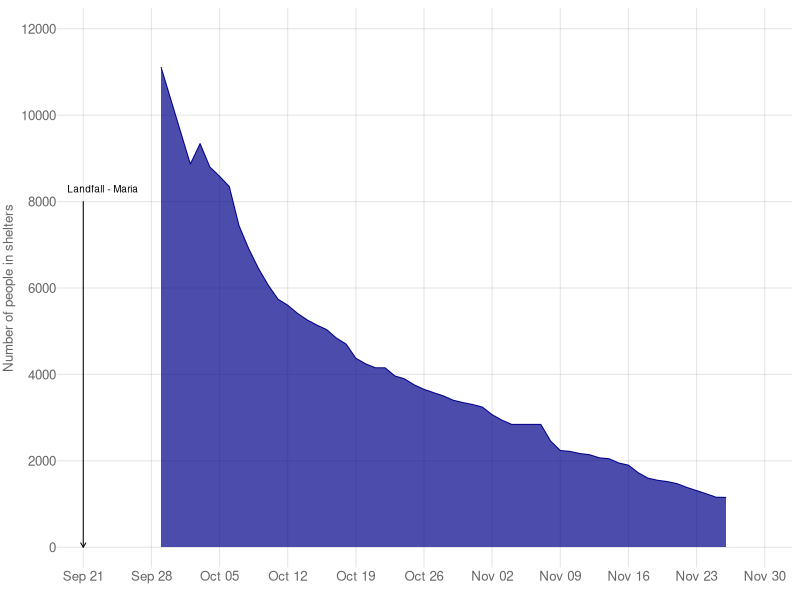
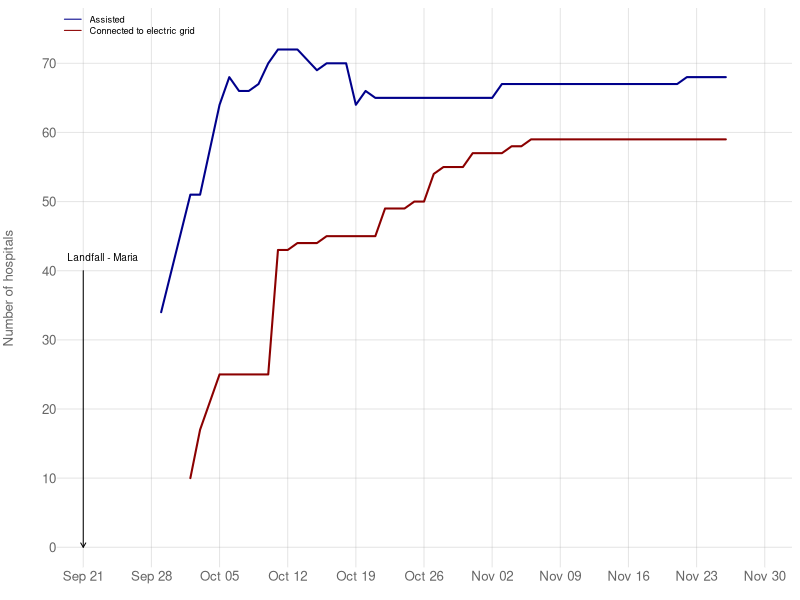
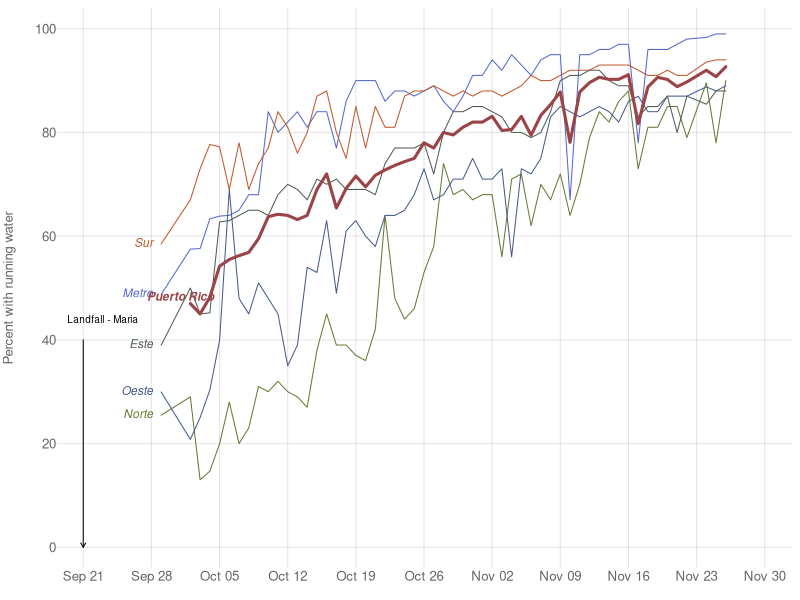
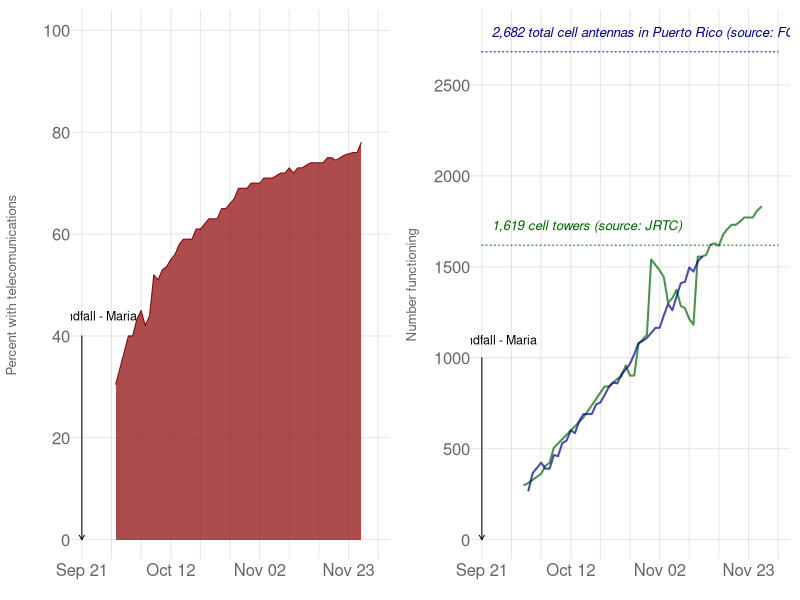

Generate these figures, in order, with R:
library(data.table)
library(dplyr)
library(lubridate)
library(stringr)

status = fread('data/StatusPR.csv') %>%
  mutate(
    yr = '2017',
    date=ymd(paste(yr, Month, Day, sep='-'))) %>%
  arrange(date)
dim(status)

x.dates = seq(as.Date('2017-09-21'), max(status$date)+5, by='weeks')

### plot function
plot.trend = function(dt, col) {
  polygon(c(dt[[1]][1], dt[[1]], dt[[1]][length(dt[[1]])]),
    c(0, dt[[2]], 0), border=NA, col=adjustcolor(col, 0.7))
  lines(dt[[1]], dt[[2]], col=col)
}

### people in shelters
plot.shelters = function() {
png('figs/In_Shelters.png', 5, 3, units='in', res=360)
par(mar=c(2, 3.5, 0.5, 0.5), cex=0.8)
plot(x.dates, rep(1, length(x.dates)),
  ylim=c(0, 12000),
  type='n', 
  axes=F, xlab='', ylab='')
abline(h=seq(0, 12000, by=2000), col=adjustcolor('darkgrey', 0.3))
abline(v=x.dates, col=adjustcolor('darkgrey', 0.3))
plot.trend(filter(status, Resource == 'People in shelters') %>%
    select(date, Value), col='darkblue')
arrows(ymd('2017-09-21'), 8000, ymd('2017-09-21'), 0, length=0.05)
text(ymd('2017-09-23'), 8300, 'Landfall - Maria', cex=0.75)
axis.Date(1, at=x.dates, format="%b %d", col='white', 
  mgp=c(3, 0, 0), col.axis='grey40', cex=0.8)
axis(2, at=seq(0, 12000, by=2000), las=1, col='white', 
  mgp=c(3, 0, 0), col.axis='grey40', cex=0.8)
mtext('Number of people in shelters', 2, line=2.5, col='grey40', cex=0.8)
dev.off()
}
plot.shelters()

### hospitals with electricity
plot.hosp = function() {
png('figs/Hospitals.png', 5, 3, units='in', res=360)
par(mar=c(2, 3.5, 0.5, 0.5), cex=0.8)
plot(x.dates, rep(1, length(x.dates)),
  ylim=c(0, 75),
  type='n', 
  axes=F, xlab='', ylab='')
abline(h=seq(0, 70, by=10), col=adjustcolor('darkgrey', 0.3))
abline(v=x.dates, col=adjustcolor('darkgrey', 0.3))
lines(filter(status, Resource == 'Hospitals with electricity') %>%
    select(date, Value), col='darkred', lwd=2)
lines(filter(status, Resource == 'Hospitals') %>%
    select(date, Value), col='darkblue', lwd=2)
arrows(ymd('2017-09-21'), 40, ymd('2017-09-21'), 0, length=0.05)
text(ymd('2017-09-23'), 42, 'Landfall - Maria', cex=0.75)
axis.Date(1, at=x.dates, format="%b %d", col='white', 
  mgp=c(3, 0, 0), col.axis='grey40', cex=0.8)
axis(2, at=seq(0, 70, by=10), las=1, col='white', 
  mgp=c(3, 0, 0), col.axis='grey40', cex=0.8)
mtext('Number of hospitals', 2, line=2.5, col='grey40', cex=0.8)
legend('topleft', bty='n',
  legend=c('Assisted', 'Connected to electric grid'),
  lty=c(1, 1), col=c('darkblue', 'darkred'), cex=0.7)
dev.off()
}
plot.hosp()

### Water
water.colors = c("#5467d0", "#637b32", "#475a8d", "#bf562c", "#4e5d50", "#9a4447")
water.alpha = c(rep(1, 0.7), 1)
water.lwd = c(rep(1, 5), 3)
water.locs = c('Metro', 'Norte', 'Oeste', 'Sur', 'Este', 'Puerto Rico')
plot.water = function() {
png('figs/Water.png', 5, 3, units='in', res=360)
par(mar=c(2, 3.5, 0.5, 0.5), cex=0.8)
plot(x.dates, rep(1, length(x.dates)),
  ylim=c(0, 100),
  type='n', 
  axes=F, xlab='', ylab='')
abline(h=seq(0, 100, by=20), col=adjustcolor('darkgrey', 0.3))
abline(v=x.dates, col=adjustcolor('darkgrey', 0.3))
for (i in 1:6 ) {
  this.water = filter(status, Resource == 'Water', Location == water.locs[i])
  lines(this.water$date, this.water$Value, 
    col=adjustcolor(water.colors[i], water.alpha), lwd=water.lwd[i])
  if (i == 6) {
    text(this.water$date[1]-1, this.water$Value[1]-1,
      labels=water.locs[i], col=water.colors[i], pos=3, cex=0.9, font=4)
  } else {
    text(this.water$date[1], this.water$Value[1],
      labels=water.locs[i], col=water.colors[i], pos=2, cex=0.9, font=3)
  }
}
arrows(ymd('2017-09-21'), 40, ymd('2017-09-21'), 0, length=0.05)
text(ymd('2017-09-23'), 44, 'Landfall - Maria', cex=0.75)
axis.Date(1, at=x.dates, format="%b %d", col='white', 
  mgp=c(3, 0, 0), col.axis='grey40', cex=0.8)
axis(2, at=seq(0, 100, by=20), las=1, col='white', 
  mgp=c(3, 0, 0), col.axis='grey40', cex=0.8)
mtext('Percent with running water', 2, line=2.5, col='grey40', cex=0.8)
dev.off()
}
plot.water()

### Telecommunications
cell.color = c('darkblue', 'darkgreen')
plot.telecom = function() {
png('figs/Telecom.png', 10, 3, units='in', res=360)
par(mar=c(2, 3.5, 0.5, 0.5), cex=0.8, mfrow=c(1, 2))

# overall
plot(x.dates, rep(1, length(x.dates)),
  ylim=c(0, 100),
  type='n', 
  axes=F, xlab='', ylab='')
abline(h=seq(0, 100, by=20), col=adjustcolor('darkgrey', 0.3))
abline(v=x.dates, col=adjustcolor('darkgrey', 0.3))
plot.trend(filter(status, Resource == 'Telecomunications') %>%
    select(date, Value), col='darkred')
arrows(ymd('2017-09-21'), 40, ymd('2017-09-21'), 0, length=0.05)
text(ymd('2017-09-24'), 44, 'Landfall - Maria', cex=0.75)
axis.Date(1, at=x.dates, format="%b %d", col='white', 
  mgp=c(3, 0, 0), col.axis='grey40', cex=0.8)
axis(2, at=seq(0, 100, by=20), las=1, col='white', 
  mgp=c(3, 0, 0), col.axis='grey40', cex=0.8)
mtext('Percent with telecomunications', 2, line=2.5, col='grey40', cex=0.8)

# cell connection
plot(x.dates, rep(1, length(x.dates)),
  ylim=c(0, 2800),
  type='n', 
  axes=F, xlab='', ylab='')
abline(h=seq(0, 2800, by=500), col=adjustcolor('darkgrey', 0.3))
abline(v=x.dates, col=adjustcolor('darkgrey', 0.3))
lines(c(x.dates[1], x.dates[length(x.dates)]), c(2682, 2682), 
  col=cell.color[1], lty=3)
text(x.dates[1], 2682+100, 
  labels='2,682 total cell antennas in Puerto Rico (source: FCC)', 
  col=cell.color[1], cex=0.8, pos=4, font=3)
lines(c(x.dates[1], x.dates[length(x.dates)]), c(1619, 1619), 
  col=cell.color[2], lty=3)
text(x.dates[1], 1619+100, labels='1,619 cell towers (source: JRTC)', 
  col=cell.color[2], cex=0.8, pos=4, font=3)
lines(filter(status, Resource == 'Cell antennas') %>%
    select(date, Value), col=adjustcolor(cell.color[2], 0.7), lwd=2)
lines(filter(status, Resource == 'Cell towers') %>%
    select(date, Value), col=adjustcolor(cell.color[1], 0.7), lwd=2)
arrows(ymd('2017-09-21'), 1000, ymd('2017-09-21'), 0, length=0.05)
text(ymd('2017-09-24'), 1100, 'Landfall - Maria', cex=0.75)
axis.Date(1, at=x.dates, format="%b %d", col='white', 
  mgp=c(3, 0, 0), col.axis='grey40', cex=0.8)
axis(2, at=seq(0, 2800, by=500), las=1, col='white', 
  mgp=c(3, 0, 0), col.axis='grey40', cex=0.8)
mtext('Number functioning', 2, line=2.5, col='grey40', cex=0.8)

dev.off()
}
plot.telecom()




